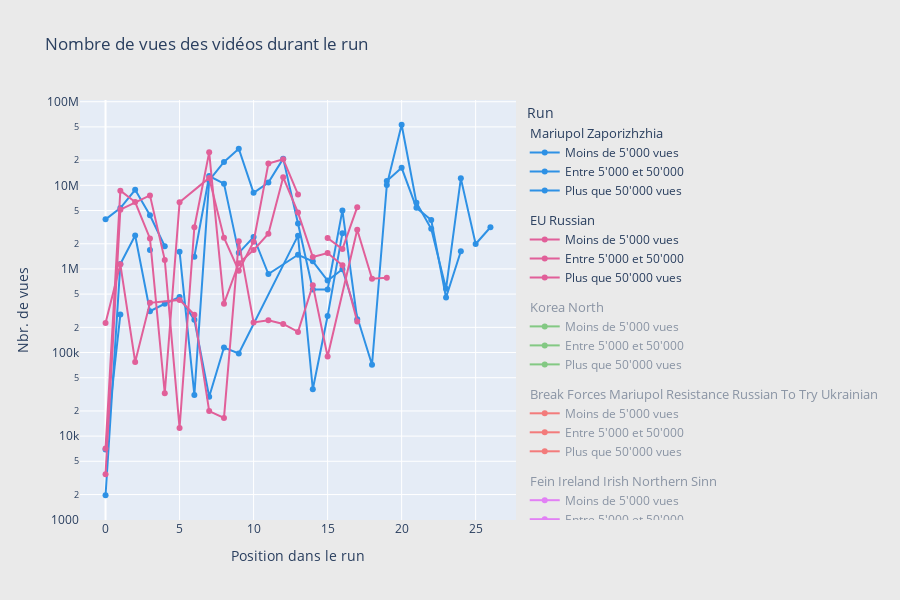

The notebook cell this image was saved under:
### Markdown cell above
### Nombre de vues durant le run

### Code cell
fig = go.Figure()
i = 0

color_map = {id: i for i, id in enumerate(df_out['theme_id'].unique())}
for name, group in df_out.groupby('walk'):
    # select only the data for the current runs
    runs_of_interest = df_out[df_out['theme_id'] == group['theme_id'].values[0]].sort_values("walk")

    # Get mappins for walk_id to its view category
    walk_id = runs_of_interest[runs_of_interest['video_id_in_run']==0].sort_values("nb_views",ascending=True).walk.reset_index(drop=True)
    names = {walk_id[0]:"Moins de 5'000 vues", walk_id[1]:"Entre 5'000 et 50'000", walk_id[2]:"Plus que 50'000 vues"}

    customdata = []
    group.apply(lambda row: customdata.append([row['nb_views'], row['theme'], row['walk']]), axis=1)
    fig.add_trace(go.Scatter(
        x=group['video_id_in_run'],
        y=group['nb_views'],
        mode='lines+markers',
        marker={'color': px.colors.qualitative.Dark24[color_map[group['theme_id'].values[0]]]},
        customdata=customdata,
        hovertemplate='Nbr. de vues: %{customdata[0]:d}<br>Thème: %{customdata[1]}<br>Run: %{customdata[2]}',
        visible='legendonly' if i >= 6 else None,
        name=names[group['walk'].values[0]],
        legendgroup=group['theme_id'].values[0],
        legendgrouptitle=dict(text=group['theme'].values[0])
    ))
    i += 1

fig.update_yaxes(type='log')
fig.update_layout(
    legend_title='Run',
    title='Nombre de vues des vidéos durant le run',
    xaxis_title='Position dans le run',
    yaxis_title='Nbr. de vues',
    height=600,
    paper_bgcolor="rgb(234, 234, 234)"
)
fig.write_html('plots/p5_nb_views.html')
fig.show()
